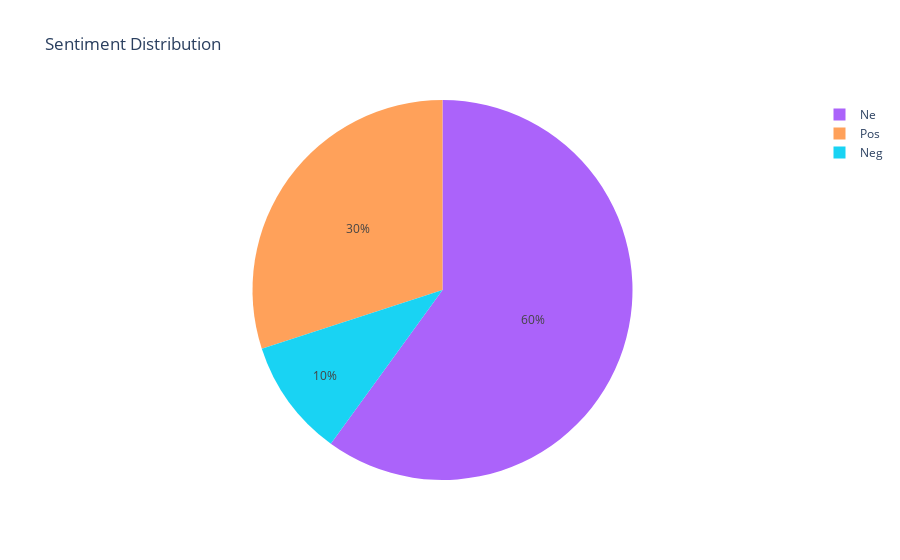

Notebook cell for this chart:
### Markdown cell above
## 7. Visualize Sentiment Distribution

Finally, let's visualize the sentiment distribution using the helper function.

### Code cell
# Create pie chart
fig = create_sentiment_pie_chart(df_from_csv)
fig.show()

### Figure 1 — Plotly figure (JSON) as saved in the notebook; plotly's stock layout.template omitted (floating-point values rounded to 4 significant figures)
{"data": [{"customdata": [["Ne"], ["Pos"], ["Neg"]], "domain": {"x": [0, 1], "y": [0, 1]}, "hovertemplate": "label=%{label}<br>value=%{value}<br>color=%{customdata[0]}<extra></extra>", "labels": ["Ne", "Pos", "Neg"], "legendgroup": "", "marker": {"colors": ["#ab63fa", "#FFA15A", "#19d3f3"]}, "name": "", "showlegend": true, "type": "pie", "values": [6, 3, 1]}], "layout": {"legend": {"tracegroupgap": 0}, "title": {"text": "Sentiment Distribution"}}}
